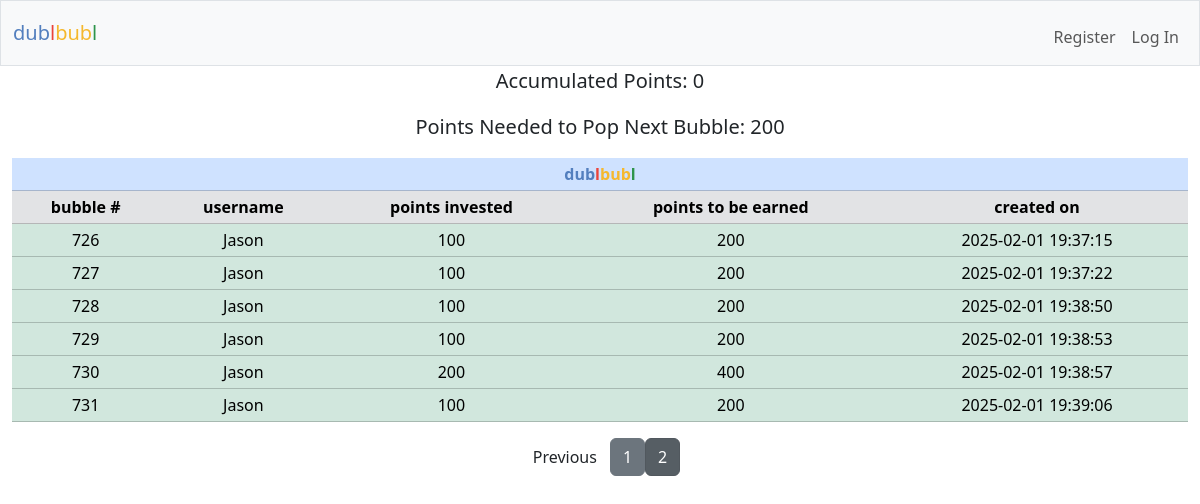
Page /?page=2 on the earlier database version.
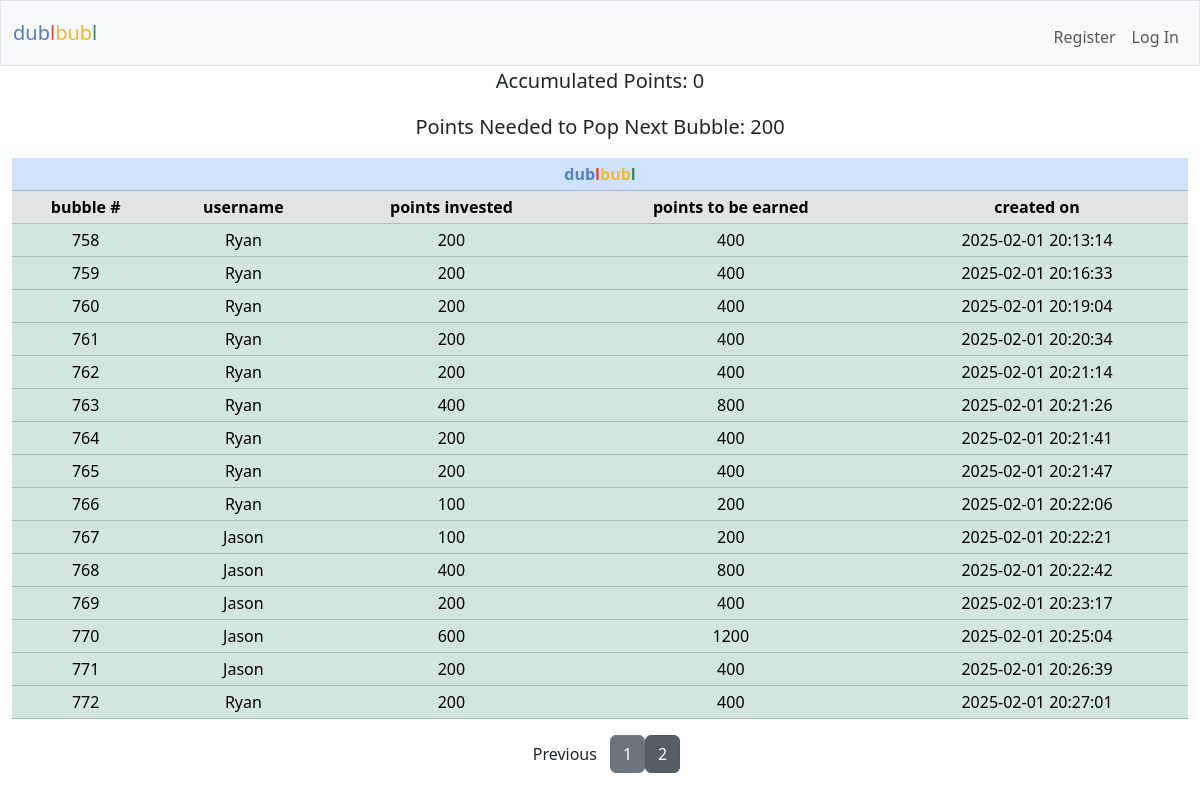
Same page on the later database version.
### tables this page shows
CREATE TABLE points_tracker (
            tracker_id INTEGER PRIMARY KEY AUTOINCREMENT NOT NULL,
            current_points_in INTEGER NOT NULL,
            date_created TEXT NOT NULL        
        );

CREATE TABLE dublbubl (
    row_id INTEGER PRIMARY KEY AUTOINCREMENT NOT NULL,
    user_id INTEGER NOT NULL,
    username TEXT NOT NULL,
    points_in INTEGER NOT NULL,
    points_out INTEGER NOT NULL,
    date_created TEXT NOT NULL,        
    FOREIGN KEY (user_id) REFERENCES users(id)
    FOREIGN KEY (username) REFERENCES users(username)
);

### app.py (the view)
@app.route("/", methods=["GET", "POST"])
def index():
    try:
        dublbubl = cur.execute("SELECT * FROM dublbubl").fetchall()
        rows_per_page = 20
        page = request.args.get("page", 1, type=int)
        offset = (page - 1) * rows_per_page
        dublbubl = cur.execute("""
            SELECT * FROM dublbubl
            ORDER BY row_id ASC
            LIMIT ? OFFSET ?
        """, (rows_per_page, offset)).fetchall()
        total_rows = cur.execute("SELECT COUNT(*) FROM dublbubl").fetchone()[0]
        total_pages = (total_rows + rows_per_page - 1) // rows_per_page
        current_points_in = cur.execute("SELECT current_points_in FROM points_tracker").fetchone()
        oldest_row_points_out = cur.execute("SELECT points_out FROM dublbubl ORDER BY row_id ASC LIMIT 1").fetchone()
        user_id = session.get("user_id")
        if user_id:
            user = cur.execute("SELECT * FROM users WHERE id = ?", (user_id,)).fetchall()
            user_history = cur.execute("SELECT * FROM dublbubl_history WHERE creator_id = ? ORDER BY row_id DESC LIMIT 5", (user_id,)).fetchall()
        else:
            user = None
            user_history = None
    except sqlite3.OperationalError as e:
        print("Error: dublbubl_history table does not exist, creating it.")
        init_db()
    if current_points_in is None or oldest_row_points_out is None:
        print("Error: current_points_in or oldest_row_points_out is None.")
        points_in_required = 0  # Default value
    else:
        points_in_required = oldest_row_points_out[0] - current_points_in[0]
    socketio.emit("update_points_info", {
        "current_points_in": current_points_in[0],  # Emitting the actual points_in value
        "points_in_required": points_in_required  # Emitting the calculated points_in_required
    })  # Broadcasts to all connected clients
    points = request.form.get("points")
    current_date = datetime.datetime.now().strftime("%Y-%m-%d %H:%M:%S")
    if request.method == "POST":
        if user_id is None:
            return "You must be logged in to submit points."
        if not points:
            return "No points entered"
        try:
            points = int(points)
        except ValueError:
            return "Invalid Input"
        if points is None:
            return "Invalid Input"
        elif points <= 0 or points > 10000:
            return "Points must be between 1 and 10000"
        user_id = session["user_id"]
        user = cur.execute("SELECT * FROM users WHERE id = ?", (user_id,)).fetchone()
        current_points = cur.execute("SELECT points FROM users WHERE id = ?", (user[0],)).fetchone()
        current_points = current_points[0] if current_points else 0  # Default to 0 if no value exists
        if current_points < points:
            return "not enough points"
        try:
            cur.execute("""
            INSERT INTO dublbubl (row_id, user_id, username, points_in, points_out, date_created)
            VALUES (?, ?, ?, ?, ?, ?)
            """, (None, user[0], user[1], points, (points * 2), current_date))
            con.commit()
            updated_rows = cur.execute("""
                SELECT * FROM dublbubl
                ORDER BY row_id ASC
                LIMIT ? OFFSET ?
            """, (rows_per_page, offset)).fetchall()
            socketio.emit("update_table", {"rows": updated_rows, "page": page})
            total_points = current_points - points
            if total_points < 0:
                return "Error: Insufficient points balance."
            cur.execute("UPDATE users SET points = ? WHERE id = ?", (total_points, user[0]))
            con.commit()
            socketio.emit("update_point_balance", {
                "point_balance": total_points  # Emitting only the total points balance
            }, room=user[0])  # Emits only to the specific user
            print(f"Emitting update to room: {user[0]} with new balance: {total_points}")
        except Exception as e:
            print(f"Error inserting row into dublbubl: {e}")
            con.rollback()
        row_count = cur.execute("SELECT COUNT(*) FROM dublbubl").fetchone()[0]
        print(f"Number of rows in dublbubl: {row_count}")
        if row_count > 1:
            if current_points_in:
                new_points_in = current_points_in[0] + points
                cur.execute("UPDATE points_tracker SET current_points_in = ?, date_created = ?", (new_points_in, current_date))
            else:
                cur.execute("INSERT INTO points_tracker (current_points_in, date_created) VALUES (?, ?)", (points, current_date))
            con.commit()
        else:
            new_points_in = current_points_in[0] if current_points_in else 0
        oldest_row_points_out = cur.execute("SELECT points_out FROM dublbubl ORDER BY row_id ASC LIMIT 1").fetchone()
        while new_points_in >= oldest_row_points_out[0]:
            oldest_row_id = cur.execute("SELECT row_id FROM dublbubl ORDER BY row_id ASC LIMIT 1").fetchone()
            oldest_row = cur.execute("SELECT * FROM dublbubl ORDER BY row_id ASC LIMIT 1").fetchone()
            if oldest_row is not None:
                    current_total_points = cur.execute("SELECT total_points_earned FROM users WHERE id = ?", (oldest_row[1],)).fetchone()
                    if current_total_points is None:
                        print("No points found for this user.")
                        current_total_points = 0  # Default to 0 if no value exists
                    else:
                        current_total_points = current_total_points[0]  # Extract the value from the tuple
                    print(f"Current total points: {current_total_points}")
                    points = cur.execute("SELECT points FROM users WHERE id = ?", (oldest_row[1],)).fetchone()
                    if points is None:
                        print("No points balance found for this user.")
                        points = 0  # Default to 0 if no value exists
                    else:
                        points = points[0]  # Extract the value from the tuple
                    print(f"User's point balance: {points}")
            else:
                print("Oldest row is None, skipping points check.")
            if oldest_row:
                cur.execute("""
                INSERT INTO dublbubl_history (user_id, username, row_id, creator_id, creator_username, points_in, points_out, date_created, date_archived)
                VALUES (?, ? ,?, ?, ? ,?, ?, ?, ?)
                """, (user[0], user[1], oldest_row[0], oldest_row[1], oldest_row[2], oldest_row[3], oldest_row[4], oldest_row[5], current_date))
                con.commit()
                updated_user_history = cur.execute("""
                    SELECT * FROM dublbubl_history
                    WHERE creator_id = ?
                    ORDER BY row_id DESC
                    LIMIT 5
                """, (user[0],)).fetchall()
                print(f"Checking user[0]: {user[0]}")
                print(f"Fetching history for creator_id: {user[0]}")
                print("Fetched history:", updated_user_history)
                socketio.emit("update_user_history", {
                    "history": [
                        {
                            "bubble_number": row[3],
                            "points_invested": row[6],
                            "points_earned": row[7],
                            "created_on": row[8],
                            "archived_on": row[9]
                        } for row in updated_user_history
                    ]
                }, room=user[0])  # Emits only to the specific user
                print(f"Emitting update to room: {user[0]} with updated user history: {oldest_row[4]}")
                total_points_earned = current_total_points + oldest_row[4]
                cur.execute("UPDATE users SET total_points_earned = ? WHERE id = ?", (total_points_earned, oldest_row[1]))
                con.commit()
                total_points = points + oldest_row[4]
                cur.execute("UPDATE users SET points = ? WHERE id = ?", (total_points, oldest_row[1]))
                con.commit()
                current_total_points = total_points_earned
                updated_total_points = cur.execute("SELECT points FROM users WHERE id = ?",(user_id,)).fetchone()
                updated_total_points = updated_total_points[0] if updated_total_points else 0
                socketio.emit("update_point_balance", {
                    "point_balance": updated_total_points  # Only emitting the total points balance
                }, room=user_id)  # Emits only to the specific user
                print(f"Emitting update to room: {user_id} with new balance: {updated_total_points}")
            cur.execute("DELETE FROM dublbubl WHERE row_id = ?", (oldest_row_id[0],))
            con.commit()
            remaining_points_in = new_points_in - oldest_row_points_out[0]
            cur.execute("UPDATE points_tracker SET current_points_in = ?, date_created = ?", (remaining_points_in, current_date))
            con.commit()
            updated_rows = cur.execute("""
                SELECT * FROM dublbubl
                ORDER BY row_id ASC
                LIMIT ? OFFSET ?
            """, (rows_per_page, offset)).fetchall()
            socketio.emit("update_table", {"rows": updated_rows, "page": page})
            print(f"Emitting updated rows to room: {user[0]}")
            new_points_in = remaining_points_in
            if row_count == 0 or new_points_in <= 0:
                break
        return redirect("/")
    else:
        return render_template('index.html', dublbubl=dublbubl, user=user, current_points_in=current_points_in, points_in_required=points_in_required, user_history=user_history, page=page, total_pages=total_pages)

### app.py (called while the page is built)
@app.after_request
def after_request(response):
    response.headers["Cache-Control"] = "no-cache, no-store, must-revalidate"
    response.headers["Expires"] = 0
    response.headers["Pragma"] = "no-cache"
    return response

### templates/index.html (shortened to what this page needs)
{% extends "layout.html" %}
{% block main %}
<figure class="text-center">
  <blockquote class="blockquote">
    <p id="current_points_in">Accumulated Points: {{ current_points_in[0] }}</p>
    <p id="points_in_required">Points Needed to Pop Next Bubble: {{ points_in_required }}</p>
  </blockquote>
</figure>
<table class="table table-success table-sm text-center">
  <thead class="table-primary">
    <tr class="table-primary">
      <th class="table-primary" colspan="5"><span class="blue">dub</span><span class="red">l</span><span class="yellow">bub</span><span class="green">l</span></th>
    </tr>
  </thead>
  <thead>
    <tr class="table-secondary">
      <th>bubble #</th>
      <th>username</th>
      <th>points invested</th>
      <th>points to be earned</th>
      <th>created on</th>
    </tr>
  </thead>
  <tbody id="dublbubl">
    {% for row in dublbubl %}
    <tr class="
    {% if row[3] == 10000 %}
      table-dark
    {% elif row[3] > 5000 %}
      table-danger
    {% elif row[3] > 1000 %}
      table-warning
    {% else %}
      table-success
    {% endif %}
    ">
      <td>{{ row[0] }}</td>
      <td>{{ row[2] }}</td>
      <td>{{ row[3] }}</td>
      <td>{{ row[4] }}</td>
      <td>{{ row[5] }}</td>
    </tr>
    {% endfor %}
  </tbody>
</table>
<div class="pagination d-flex justify-content-center align-items-center">
  {% if page > 1 %}
    <a href="{{ url_for('index', page=page-1) }}" class="btn btn-primaryr">Previous</a>
  {% endif %}
  {% for p in range(1, total_pages + 1) %}
    <a href="{{ url_for('index', page=p) }}" class="btn btn-secondary {% if p == page %}active{% endif %}">
      {{ p }}
    </a>
  {% endfor %}
</div>
{% endblock %}

### templates/layout.html (shortened to what this page needs)
<!DOCTYPE html>
<html lang="en">
  <head>
    <link href="https://cdn.jsdelivr.net/npm/bootstrap@5.3.3/dist/css/bootstrap.min.css" rel="stylesheet">
    <link rel="stylesheet" href="/static/style.css">
  </head>
  <body>
    <nav class="bg-light border navbar navbar-expand-md navbar-light">
      <div class="container-fluid">
          <a class="navbar-brand" href="/"><span class="blue">dub</span><span class="red">l</span><span class="yellow">bub</span><span class="green">l</span></a>
          <div class="collapse navbar-collapse" id="navbar">
              {% if session["user_id"] %}
                  <ul class="navbar-nav me-auto mt-2">
                    <li class="nav-item"><a class="nav-link" href="/leaderboard">Leaderboard</a></li>
                    <li class="nav-item"><a class="nav-link" href="/history">History</a></li>
                  </ul>
                  <ul class="navbar-nav ms-auto mt-2">
                    <li class="nav-item"><a class="nav-link" href="/account">Account</a></li>
                    <li class="nav-item"><a class="nav-link" href="/logout">Log Out</a></li>
                  </ul>
              {% else %}
                  <ul class="navbar-nav ms-auto mt-2">
                    <li class="nav-item"><a class="nav-link" href="/register">Register</a></li>
                    <li class="nav-item"><a class="nav-link" href="/login">Log In</a></li>
                  </ul>
              {% endif %}
          </div>
      </div>
  </nav>
      <main class="container-fluid">
        {% block main %}{% endblock %}
      </main>
  </body>
</html>

### static/style.css (style rules this page uses)
* { margin: 0; padding: 0; box-sizing: border-box; }
html { font-family:Arial, Helvetica, sans-serif; font-size: 1rem; }
body { height: 100vh; }
.blue { color: #537fbe; }
.red { color: #ea433b; }
.yellow { color: #f5b82e; }
.green { color: #2e944b; }

Differences in the rows shown:
removed dublbubl: row_id "726", username "Jason", points_in "100", points_out "200", date_created "2025-02-01 19:37:15"
removed dublbubl: row_id "727", username "Jason", points_in "100", points_out "200", date_created "2025-02-01 19:37:22"
removed dublbubl: row_id "728", username "Jason", points_in "100", points_out "200", date_created "2025-02-01 19:38:50"
removed dublbubl: row_id "729", username "Jason", points_in "100", points_out "200", date_created "2025-02-01 19:38:53"
removed dublbubl: row_id "730", username "Jason", points_in "200", points_out "400", date_created "2025-02-01 19:38:57"
removed dublbubl: row_id "731", username "Jason", points_in "100", points_out "200", date_created "2025-02-01 19:39:06"
added dublbubl: row_id "758", username "Ryan", points_in "200", points_out "400", date_created "2025-02-01 20:13:14"
added dublbubl: row_id "759", username "Ryan", points_in "200", points_out "400", date_created "2025-02-01 20:16:33"
added dublbubl: row_id "760", username "Ryan", points_in "200", points_out "400", date_created "2025-02-01 20:19:04"
added dublbubl: row_id "761", username "Ryan", points_in "200", points_out "400", date_created "2025-02-01 20:20:34"
added dublbubl: row_id "762", username "Ryan", points_in "200", points_out "400", date_created "2025-02-01 20:21:14"
added dublbubl: row_id "763", username "Ryan", points_in "400", points_out "800", date_created "2025-02-01 20:21:26"
added dublbubl: row_id "764", username "Ryan", points_in "200", points_out "400", date_created "2025-02-01 20:21:41"
added dublbubl: row_id "765", username "Ryan", points_in "200", points_out "400", date_created "2025-02-01 20:21:47"
added dublbubl: row_id "766", username "Ryan", points_in "100", points_out "200", date_created "2025-02-01 20:22:06"
added dublbubl: row_id "767", username "Jason", points_in "100", points_out "200", date_created "2025-02-01 20:22:21"
added dublbubl: row_id "768", username "Jason", points_in "400", points_out "800", date_created "2025-02-01 20:22:42"
added dublbubl: row_id "769", username "Jason", points_in "200", points_out "400", date_created "2025-02-01 20:23:17"
added dublbubl: row_id "770", username "Jason", points_in "600", points_out "1200", date_created "2025-02-01 20:25:04"
added dublbubl: row_id "771", username "Jason", points_in "200", points_out "400", date_created "2025-02-01 20:26:39"
added dublbubl: row_id "772", username "Ryan", points_in "200", points_out "400", date_created "2025-02-01 20:27:01"
